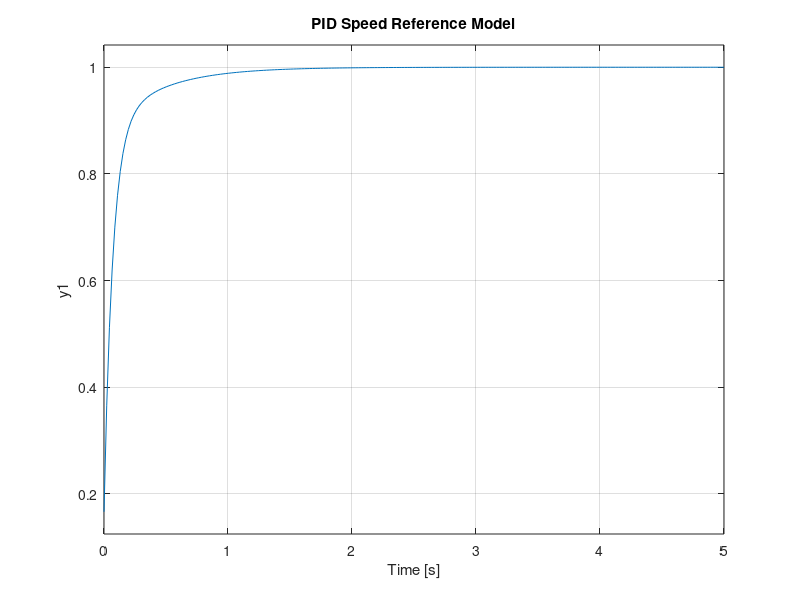
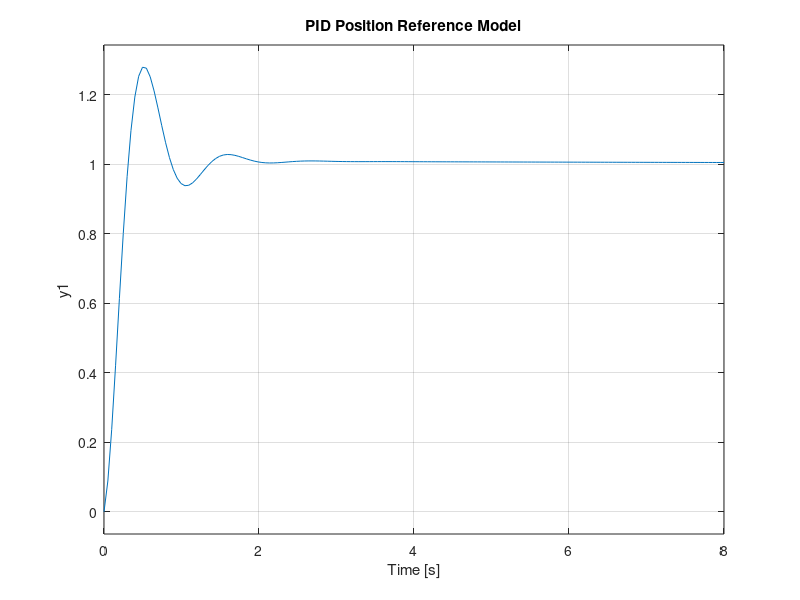

MATLAB code to generate these figures, in order:
clear;clc;close all;s=tf('s'); Gw=5/(0.25*s+1); Gp=Gw/s;
Cs=pid(0.8,2.0,0.01); Cp=pid(2.0,0.2,0.05);
figure;step(feedback(Cs*Gw,1),5);grid on;title('PID Speed Reference Model');
figure;step(feedback(Cp*Gp,1),8);grid on;title('PID Position Reference Model');
